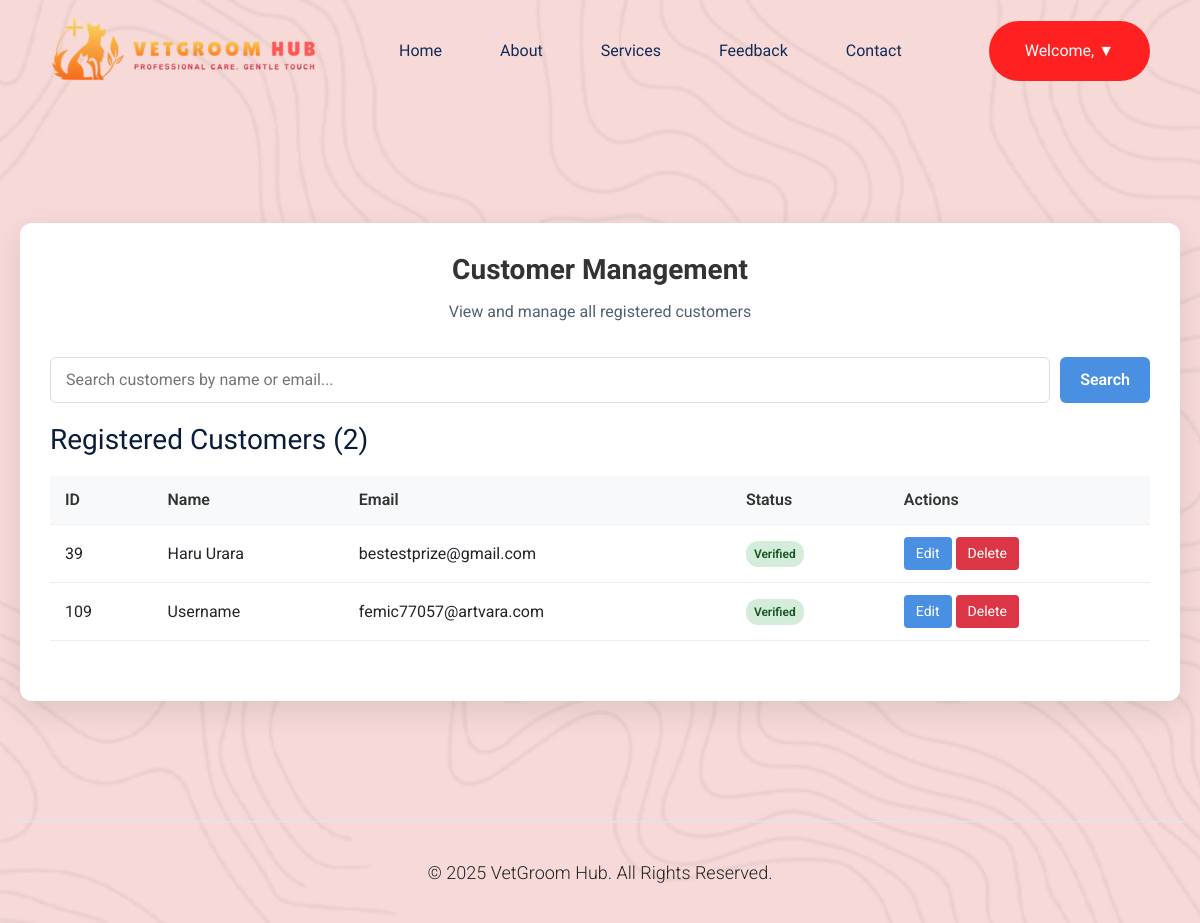
The page /codes/staff/viewCustomer.php on the database its author committed.
### tables this page shows
CREATE TABLE `users` (
  `id` int(11) NOT NULL,
  `username` varchar(100) NOT NULL,
  `role` varchar(50) NOT NULL DEFAULT 'customer',
  `email` varchar(100) NOT NULL,
  `password` varchar(255) NOT NULL,
  `token` varchar(255) NOT NULL,
  `verified` tinyint(1) DEFAULT 0,
  `reset_token` varchar(255) DEFAULT NULL,
  `reset_expires` datetime DEFAULT NULL,
  `otp` varchar(6) NOT NULL,
  `otp_expires` datetime DEFAULT NULL
);

### codes/staff/viewCustomer.php (the view, shortened to what this page needs)
<?php
$userName = isset($_SESSION['user_name']) ? $_SESSION['user_name'] : null;
require_once 'config.php';
$conn = new mysqli($servername, $username, $password, $dbname);
$search = isset($_GET['search']) ? $_GET['search'] : '';
$sql = "SELECT id, username, email, role, verified FROM users WHERE role = 'customer'";
$sql .= " ORDER BY username";
$stmt = $conn->prepare($sql);
$stmt->execute();
$result = $stmt->get_result();
$customers = $result->fetch_all(MYSQLI_ASSOC);
$selectedCustomer = null;
$customerPets = [];
?>
<!doctype html>
<html class="no-js" lang="en">
<head>
    <link rel="stylesheet" href="assets/css/bootstrap.min.css">
    <link rel="stylesheet" href="assets/css/owl.carousel.min.css">
    <link rel="stylesheet" href="assets/css/slicknav.css">
    <link rel="stylesheet" href="assets/css/flaticon.css">
    <link rel="stylesheet" href="assets/css/animate.min.css">
    <link rel="stylesheet" href="assets/css/magnific-popup.css">
    <link rel="stylesheet" href="assets/css/fontawesome-all.min.css">
    <link rel="stylesheet" href="assets/css/themify-icons.css">
    <link rel="stylesheet" href="assets/css/slick.css">
    <link rel="stylesheet" href="assets/css/nice-select.css">
    <link rel="stylesheet" href="assets/css/style.css">
</head>
<body>
    <header>
        <div class="header-area header-transparent">
            <div class="main-header header-sticky">
                <div class="container-fluid">
                    <div class="row align-items-center">
                        <div class="col-xl-2 col-lg-2 col-md-1">
                            <div class="logo">
                                <a href="index.php"><img src="assets/img/logo/logo.png" alt="VetGroom Hub"></a>
                            </div>
                        </div>
                        <div class="col-xl-10 col-lg-10 col-md-10">
                            <div class="menu-main d-flex align-items-center justify-content-end">
                                <div class="main-menu f-right d-none d-lg-block">
                                    <nav>
                                        <ul id="navigation">
                                            <li><a href="index.php">Home</a></li>
                                            <li><a href="aboutUs.php">About</a></li>
                                            <li class="active"><a href="viewService.php">Services</a></li>
                                            <li class="active"><a href="feedback.php">Feedback</a></li>
                                            <li><a href="contact.php">Contact</a></li>
                                        </ul>
                                    </nav>
                                </div>
                                <div class="header-right-btn f-right d-none d-lg-block ml-30">
                                    <div class="dropdown">
                                        <a href="#" class="header-btn">
                                            Welcome, <?php echo htmlspecialchars($userName); ?> ▼
                                        </a>
                                    </div>
                                </div>
                            </div>
                        </div>
                        <div class="col-12">
                        </div>
                    </div>
                </div>
            </div>
        </div>
    </header>
    <main class="dashboard-container">
        <div class="dashboard-card">
            <div class="dashboard-header">
                <h2>Customer Management</h2>
                <p>View and manage all registered customers</p>
            </div>
            <form method="GET" action="viewCustomer.php" class="search-container">
                <input type="text" class="search-input" placeholder="Search customers by name or email..." name="search" value="<?php echo htmlspecialchars($search); ?>">
                <button class="search-btn" type="submit">Search</button>
            </form>
            <?php if ($selectedCustomer): ?>
                <button class="back-btn" onclick="window.history.back()">← Back to Customer List</button>
                <div class="customer-details">
                    <h3>Customer Details</h3>
                    <div class="customer-info">
                        <div class="info-item">
                            <div class="info-label">Customer ID</div>
                            <div class="info-value"><?php echo $selectedCustomer['id']; ?></div>
                        </div>
                        <div class="info-item">
                            <div class="info-label">Full Name</div>
                            <div class="info-value"><?php echo htmlspecialchars($selectedCustomer['name']); ?></div>
                        </div>
                        <div class="info-item">
                            <div class="info-label">Email Address</div>
                            <div class="info-value"><?php echo htmlspecialchars($selectedCustomer['email']); ?></div>
                        </div>
                        <div class="info-item">
                            <div class="info-label">Account Status</div>
                            <div class="info-value">
                                <span class="status-badge <?php echo $selectedCustomer['verified'] ? 'status-verified' : 'status-pending'; ?>">
                                    <?php echo $selectedCustomer['verified'] ? 'Verified' : 'Pending Verification'; ?>
                                </span>
                            </div>
                        </div>
                        <div class="info-item">
                            <div class="info-label">Role</div>
                            <div class="info-value"><?php echo ucfirst($selectedCustomer['role']); ?></div>
                        </div>
                        <div class="info-item">
                            <div class="info-label">Member Since</div>
                            <div class="info-value"><?php echo date('F j, Y', strtotime($selectedCustomer['created_at'])); ?></div>
                        </div>
                    </div>
                    <div class="pets-section">
                        <h3>Pet Information</h3>
                        <?php if (count($customerPets) > 0): ?>
                            <div class="pets-grid">
                                <?php foreach ($customerPets as $pet): ?>
                                    <div class="pet-card">
                                        <h4 class="pet-name"><?php echo htmlspecialchars($pet['name']); ?></h4>
                                        <div class="pet-details"><strong>Species:</strong> <?php echo htmlspecialchars($pet['species']); ?></div>
                                        <div class="pet-details"><strong>Breed:</strong> <?php echo htmlspecialchars($pet['breed'] ?? 'Not specified'); ?></div>
                                        <div class="pet-details"><strong>Age:</strong> <?php echo $pet['age']; ?> years</div>
                                        <div class="pet-details"><strong>Weight:</strong> <?php echo $pet['weight']; ?> kg</div>
                                        <?php if (!empty($pet['medical_notes'])): ?>
                                            <div class="pet-details"><strong>Medical Notes:</strong> <?php echo htmlspecialchars($pet['medical_notes']); ?></div>
                                        <?php endif; ?>
                                    </div>
                                <?php endforeach; ?>
                            </div>
                        <?php else: ?>
                            <p>No pets registered for this customer.</p>
                        <?php endif; ?>
                    </div>
                </div>
            <?php else: ?>
                <div class="customer-list">
                    <h3>Registered Customers (<?php echo count($customers); ?>)</h3>
                    <?php if (count($customers) > 0): ?>
                        <table class="customer-table">
                            <thead>
                                <tr>
                                    <th>ID</th>
                                    <th>Name</th>
                                    <th>Email</th>
                                    <th>Status</th>
                                    <th>Actions</th>
                                </tr>
                            </thead>
                            <tbody>
                                <?php foreach ($customers as $customer): ?>
                                    <tr>
                                        <td><?php echo $customer['id']; ?></td>
                                        <td><?php echo htmlspecialchars($customer['username']); ?></td>
                                        <td><?php echo htmlspecialchars($customer['email']); ?></td>
                                        <td>
                                            <span class="status-badge <?php echo $customer['verified'] ? 'status-verified' : 'status-pending'; ?>">
                                                <?php echo $customer['verified'] ? 'Verified' : 'Pending'; ?>
                                            </span>
                                        </td>
                                        <td>
<button class="view-btn" onclick="openEditCustomerModal(
    <?php echo $customer['id']; ?>,
    '<?php echo htmlspecialchars($customer['username']); ?>',
    '<?php echo htmlspecialchars($customer['email']); ?>'
)">Edit</button>
        <button class="view-btn" style="background-color:#dc3545;" onclick="deleteCustomer(<?php echo $customer['id']; ?>)">Delete</button>
                                        </td>
                                    </tr>
                                <?php endforeach; ?>
                            </tbody>
                        </table>
                    <?php else: ?>
                        <p>No customers found.</p>
                    <?php endif; ?>
                </div>
            <?php endif; ?>
        </div>
    </main>
    <footer>
        <div class="footer-bottom-area">
            <div class="container">
                <div class="footer-border">
                    <div class="row d-flex align-items-center">
                        <div class="col-xl-12">
                            <div class="footer-copy-right text-center">
                                <p>&copy; <?php echo date("Y"); ?> VetGroom Hub. All Rights Reserved.</p>
                            </div>
                        </div>
                    </div>
                </div>
            </div>
        </div>
    </footer>
</body>
</html>

### codes/staff/viewCustomer.php (style rules this page uses)
body { opacity: 0; animation: fadeInAnimation ease 1s; animation-fill-mode: forwards; background-image: url('assets/img/hero/hero2.png'); background-repeat: no-repeat; background-attachment: fixed; background-size: cover; background-position: center; }
.dropdown { position: relative; display: inline-block; }
.dropdown > .header-btn { display: inline-block; text-align: center; }
.dashboard-container { padding: 20px; max-width: 1400px; margin: 80px auto; }
.dashboard-card { background: white; border-radius: 12px; box-shadow: 0 10px 30px rgba(0, 0, 0, 0.1); padding: 30px; margin: 20px 0; }
.dashboard-header { text-align: center; margin-bottom: 30px; }
.dashboard-header h2 { color: #333; font-size: 28px; margin-bottom: 10px; font-weight: 700; }
.search-container { display: flex; gap: 10px; margin-bottom: 20px; }
.search-input { flex: 1; padding: 10px 15px; border: 1px solid #ddd; border-radius: 6px; font-size: 16px; }
.search-btn { padding: 10px 20px; background-color: #4a90e2; color: white; border: none; border-radius: 6px; cursor: pointer; font-weight: 600; transition: background-color 0.3s; }
.customer-list { margin-bottom: 30px; }
.customer-table { width: 100%; border-collapse: collapse; margin-top: 20px; }
.customer-table th, .customer-table td { padding: 12px 15px; text-align: left; border-bottom: 1px solid #eee; }
.customer-table th { background-color: #f8f9fa; font-weight: 600; color: #333; }
.view-btn { background-color: #4a90e2; color: white; border: none; padding: 6px 12px; border-radius: 4px; cursor: pointer; font-size: 14px; transition: background-color 0.3s; }
.status-badge { display: inline-block; padding: 4px 8px; border-radius: 12px; font-size: 12px; font-weight: 600; }
.status-verified { background-color: #d4edda; color: #155724; }
.header-area { position: relative; }
.main-header { padding: 10px 0; }
.container-fluid { padding: 0 20px; }

### rows shown on the page
users: id "39", username "Haru Urara", email "bestestprize@gmail.com", verified "Verified"
users: id "109", username "Username", email "femic77057@artvara.com", verified "Verified"

### other values the page prints
count($customers) "2"
